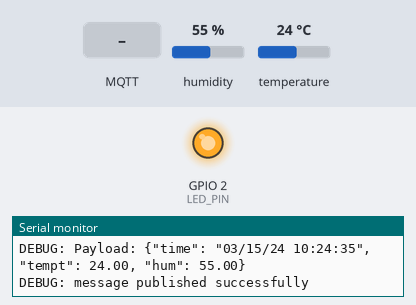
Bench run of a program on a simulated ESP32. Shown: output pins drawn as LEDs (lit = HIGH), the last lines printed to the serial monitor. The test bench sets the inputs (shaded band); at power-on: humidity 55 %, temperature 24 °C. WiFi joins after 1.5 s; servers stay silent unless stated; the local clock reads 2024-03-15 10:24:30 at power-on unless the program sets it; no MQTT or app messages arrive unless stated.

Above: at 6.3 s.
6.4 s: MQTT message "1" arrives on the first subscribed topic
7.9 s: MQTT message "0" arrives on the first subscribed topic
At 8.4 s:
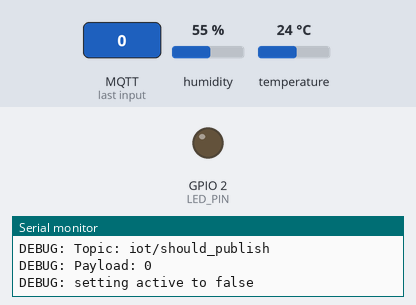
9.4 s: MQTT message "2" arrives on the first subscribed topic
Timing chart, 0 to 12.4 s (numbered marks = the images above; inputs shaded):
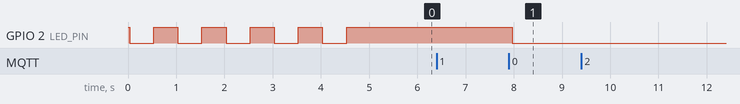

Measured:
- after the input at 7.9 s, GPIO 2 (LED_PIN): HIGH → LOW after 0.07 s

The program:

main.cpp
```cpp
#include <Arduino.h>
#include <DHT.h>
#include <PubSubClient.h>
#include <WiFi.h>
#include <time.h>

#include "secrets.hpp"  // This file is not included in here. It just contains my WiFi SSID and password.

/*  Peripherals, sensors and other magical stuff */
/*  builtin led */
constexpr auto LED_PIN = 2;

/* DHT11 sensor */
constexpr auto DHT_PIN = 4;
constexpr auto DHT_TYPE = DHT11;
auto dht = DHT{DHT_PIN, DHT_TYPE};

/*  WiFi */
constexpr auto WIFI_SSID = SECRET_WIFI_SSID;
constexpr auto WIFI_PASSWORD = SECRET_WIFI_PASSWORD;
auto espClient = WiFiClient{};

/*  MQTT */
constexpr auto MQTT_BROKER_IP = "192.168.138.229";
constexpr auto MQTT_PORT = 1883;
constexpr auto MQTT_TOPIC_DATA = "iot/sensor_data";
constexpr auto MQTT_TOPIC_SHOULD_PUBLISH = "iot/should_publish";
auto client = PubSubClient{espClient};

/* NTP (for true ntp clock time. not necessary, but it's here for making the output look fancier) */
constexpr auto NTP_SERVER = "pool.ntp.org";
constexpr auto GMT_OFFSET_SEC = -18000;
constexpr auto DAYLIGHT_OFFSET_SEC = 0;
/* */

/*  State   */
bool active = true;
long system_time = 0;
long last_publish = 0;

/*  Just starts blinking the led for 5s to let the user know there is something wrong.
    Not relevant */
void error_blink_5s() {
    for (int i = 0; i < 5; i++) {
        digitalWrite(LED_PIN, digitalRead(LED_PIN) == LOW ? HIGH : LOW);
        delay(500);
        digitalWrite(LED_PIN, digitalRead(LED_PIN) == LOW ? HIGH : LOW);
        delay(500);
    }
}

/* Loops until the ESP32 connects to the WiFi network */
void connect_to_wifi() {
    Serial.println("DEBUG: connecting to WiFi...");
    while (!WiFi.isConnected()) { // just keep trying until it works
        Serial.println("ERROR: failed to connect to WiFi. Checking again in 5 seconds");
        error_blink_5s();
    }
    Serial.println("DEBUG: connected to WiFi");
}

/* Loops until the ESP32 connects to the MQTT broker */
void connect_to_mqtt() {
    Serial.println("DEBUG: connecting to MQTT broker");
    while (!client.connect("ESP8266Client")) { // just keep trying until it works
        Serial.println("ERROR: failed to connect to MQTT broker. Retrying in 5 seconds");
        error_blink_5s();
    }
    Serial.println("DEBUG: connected to MQTT broker");
}

void mqtt_callback(char* topic, byte* payload, unsigned int length) {
    Serial.println("DEBUG: received message from MQTT broker");
    Serial.print("DEBUG: Topic: ");
    Serial.println(topic);
    Serial.print("DEBUG: Payload: ");
    for (int i = 0; i < length; i++) {
        Serial.print((char) payload[i]);
    }
    Serial.println();

    if (strcmp(topic, MQTT_TOPIC_SHOULD_PUBLISH) == 0) {
        if (length != 1 || (char) payload[0] != '0' && (char) payload[0] != '1') {
            Serial.println("ERROR: invalid payload");
            return;
        }
        Serial.print("DEBUG: setting active to ");
        Serial.println((char) payload[0] == '1' ? "true" : "false");
        active = (char) payload[0] == '1';
        digitalWrite(LED_PIN, active ? HIGH : LOW);
    }
}

/*  Reads the current time from the ntp server and formats it as a string.
    Unnecessary, but pretty. */
size_t read_formatted_time(char* out, size_t size) {
    struct tm timeinfo;
    if (!getLocalTime(&timeinfo)) {
        return 0;
    }
    return strftime(out, size, "%x %X", &timeinfo);
}

/*  Publishes a new message to the MQTT broker.
    The message contains data about the current time, temperature and humidity.
    It also blinks the led if it works. */
bool publish_new_message() {
    const auto temperature = dht.readTemperature();
    const auto humidity = dht.readHumidity();
    if (isnan(temperature) || isnan(humidity)) {
        Serial.println("ERROR: failed to read from DHT sensor");
        return false;
    }

    char ftime[24];
    if (!read_formatted_time(ftime, sizeof(ftime))) {
        Serial.println("ERROR: failed to read time from NTP server");
        return false;
    }

    // format everything as if it was a json string. Floats cannot be directly sprintf'd, so we have to convert them to strings first.
    char payload[64];
    char tempString[8];
    char humString[8];
    dtostrf(temperature, 1, 2, tempString);
    dtostrf(humidity, 1, 2, humString);
    snprintf(payload, sizeof(payload), "{\"time\": \"%s\", \"tempt\": %s, \"hum\": %s}", ftime, tempString, humString);
    client.publish(MQTT_TOPIC_DATA, payload);

    Serial.print("DEBUG: Payload: ");
    Serial.println(payload);
    return true;
}

/*  The setup function.
    Just init everything and connect to WiFi and MQTT. */
void setup() {
    Serial.begin(9600);

    // builtin led
    pinMode(LED_PIN, OUTPUT);
    digitalWrite(LED_PIN, HIGH);

    // DHT11 sensor
    dht.begin();

    // WiFi
    WiFi.begin(WIFI_SSID, WIFI_PASSWORD);
    connect_to_wifi();

    // MQTT
    client.setServer(MQTT_BROKER_IP, MQTT_PORT);
    connect_to_mqtt();

    // NTP
    configTime(GMT_OFFSET_SEC, DAYLIGHT_OFFSET_SEC, NTP_SERVER);

    // set callback
    client.setCallback(mqtt_callback);
    client.subscribe(MQTT_TOPIC_SHOULD_PUBLISH);


    Serial.println("DEBUG: setup finished with no errors");
}

/*  The main loop.
    Checks if the WiFi and MQTT connections are still alive.
    If not, reconnects.
    Also checks if a new message should be published, and if so, it publishes new data. */
void loop() {
    if (!WiFi.isConnected()) { // reconnect to WiFi
        Serial.println("ERROR: WiFi connection lost.");
        connect_to_wifi();
    }

    if (!client.connected()) { // reconnect to MQTT
        Serial.println("ERROR: MQTT connection lost.");
        connect_to_mqtt();
    }

    client.loop();

    if (!active) { // if not meant to publish anything, just return
        return;
    }

    system_time = millis();
    if (system_time - last_publish > 5000) { // if more than 5 seconds have passed since the last publish, publish a new message
        Serial.println("DEBUG: publishing new message to the MQTT broker");
        const auto success = publish_new_message();
        if (!success) {
            Serial.println("ERROR: failed to publish new message to the MQTT broker. Retrying in 5 seconds");
            error_blink_5s();
            return;
        }

        Serial.println("DEBUG: message published successfully");
        last_publish = system_time;
    }
}
```

secrets.hpp
```cpp
#define SECRET_WIFI_SSID "5G"
#define SECRET_WIFI_PASSWORD "._.XDASDF"
```
